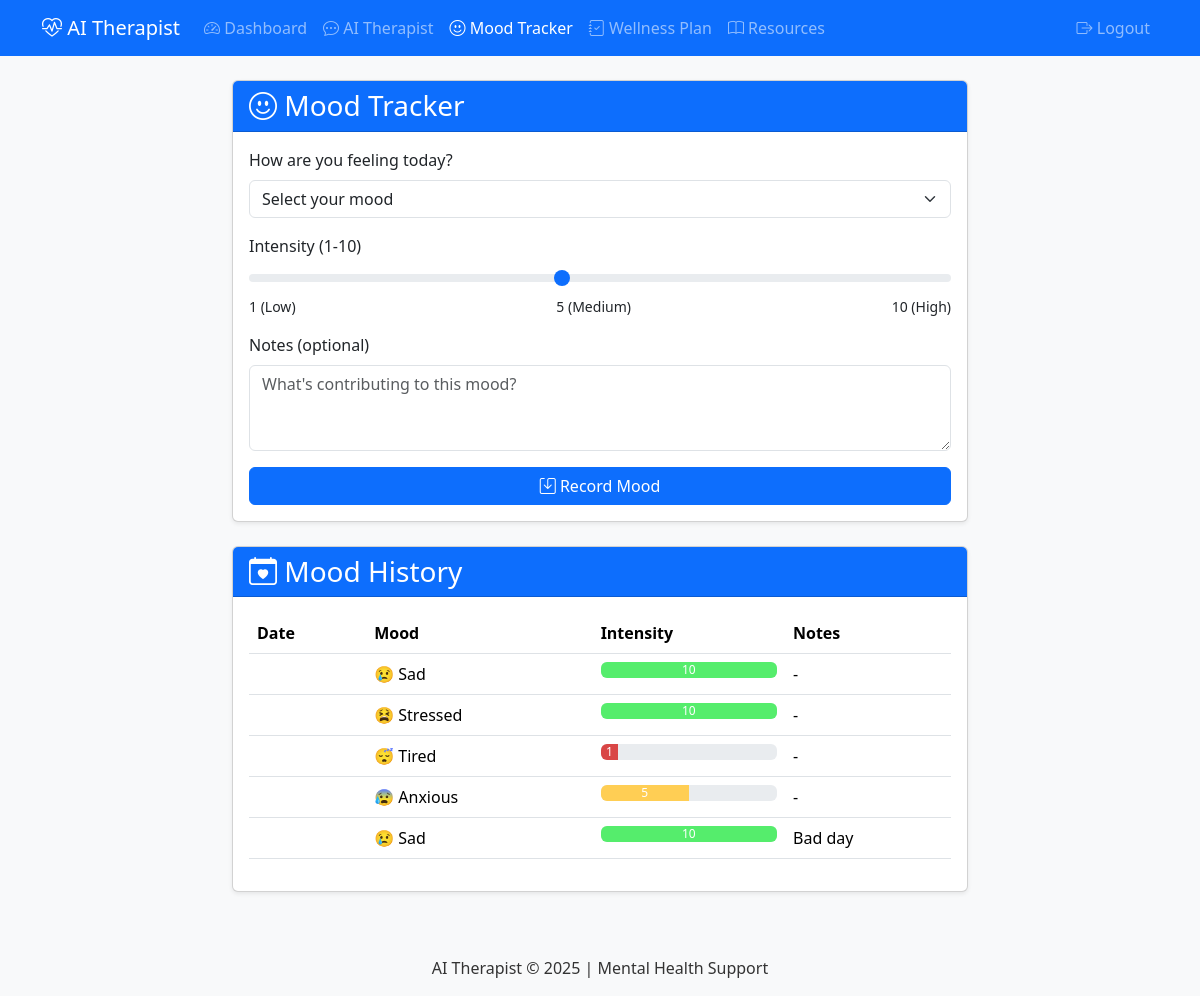
The page /moodtracker (signed in) on the database its author committed.
### tables this page shows
CREATE TABLE moods (
                id INTEGER PRIMARY KEY AUTOINCREMENT,
                user_id INTEGER NOT NULL,
                mood TEXT NOT NULL,
                description TEXT,
                intensity INTEGER DEFAULT 5,
                created_at TIMESTAMP DEFAULT CURRENT_TIMESTAMP,
                FOREIGN KEY (user_id) REFERENCES users (id)
            );

### project.py (the view, shortened to what this page needs)
@app.route('/moodtracker', methods=['GET', 'POST'])
def moodtracker():
    if 'user_id' not in session:
        return redirect(url_for('login'))
    conn = get_db_connection()
    mood_history = conn.execute(
        'SELECT * FROM moods WHERE user_id = ? ORDER BY created_at DESC',
        (session['user_id'],)
    ).fetchall()
    conn.close()
    return render_template('moodtracker.html', mood_history=mood_history)

### project.py (called while the page is built)
def get_db_connection():
    conn = sqlite3.connect('database.db')
    conn.row_factory = sqlite3.Row  # So we can access columns by name in the templates
    return conn

### templates/moodtracker.html (shortened to what this page needs)
{% extends "base.html" %}
{% block content %}
<div class="row">
    <div class="col-md-8 mx-auto">
        <div class="card shadow-sm mb-4">
            <div class="card-header bg-primary text-white">
                <h3 class="mb-0"><i class="bi bi-emoji-smile"></i> Mood Tracker</h3>
            </div>
            <div class="card-body">
                <form method="POST">
                    <div class="mb-3">
                        <label for="mood" class="form-label">How are you feeling today?</label>
                        <select class="form-select" id="mood" name="mood" required>
                            <option value="" selected disabled>Select your mood</option>
                        </select>
                    </div>
                    <div class="mb-3">
                        <label for="intensity" class="form-label">Intensity (1-10)</label>
                        <input type="range" class="form-range" min="1" max="10" id="intensity" name="intensity" value="5">
                        <div class="d-flex justify-content-between">
                            <small>1 (Low)</small>
                            <small>5 (Medium)</small>
                            <small>10 (High)</small>
                        </div>
                    </div>
                    <div class="mb-3">
                        <label for="description" class="form-label">Notes (optional)</label>
                        <textarea class="form-control" id="description" name="description" rows="3" placeholder="What's contributing to this mood?"></textarea>
                    </div>
                    <button type="submit" class="btn btn-primary w-100">
                        <i class="bi bi-save"></i> Record Mood
                    </button>
                </form>
            </div>
        </div>
        <div class="card shadow-sm">
            <div class="card-header bg-primary text-white">
                <h3 class="mb-0"><i class="bi bi-calendar-heart"></i> Mood History</h3>
            </div>
            <div class="card-body">
                {% if mood_history %}
                    <div class="table-responsive">
                        <table class="table">
                            <thead>
                                <tr>
                                    <th>Date</th>
                                    <th>Mood</th>
                                    <th>Intensity</th>
                                    <th>Notes</th>
                                </tr>
                            </thead>
<tbody>
    {% for entry in mood_history %}
    <tr>
        <td>{{ entry.timestamp }}</td>
        <td>
            {% if entry.mood == 'Happy' %}😊
            {% elif entry.mood == 'Sad' %}😢
            {% elif entry.mood == 'Angry' %}😠
            {% elif entry.mood == 'Anxious' %}😰
            {% elif entry.mood == 'Stressed' %}😫
            {% elif entry.mood == 'Calm' %}😌
            {% elif entry.mood == 'Excited' %}🤩
            {% elif entry.mood == 'Tired' %}😴
            {% else %}😐{% endif %}
            {{ entry.mood }}
        </td>
        <td>
            <div class="progress">
                <div class="progress-bar
                    {% if entry.intensity <= 3 %}bg-success
                    {% elif entry.intensity <= 7 %}bg-warning
                    {% else %}bg-danger
                    {% endif %}"
                    role="progressbar"
                    style="width: {{ entry.intensity * 10 }}%"
                    aria-valuenow="{{ entry.intensity }}"
                    aria-valuemin="1"
                    aria-valuemax="10">
                    {{ entry.intensity }}
                </div>
            </div>
        </td>
        <td>{{ entry.description or '-' }}</td>
    </tr>
    {% endfor %}
</tbody>
                        </table>
                    </div>
                {% else %}
                    <div class="text-center py-4 text-muted">
                        <i class="bi bi-emoji-frown display-4"></i>
                        <p class="mt-3">No mood entries yet. Record your first mood above!</p>
                    </div>
                {% endif %}
            </div>
        </div>
    </div>
</div>
{% endblock %}

### static/styles.css (style rules this page uses)
:root { --primary: #4a89dc; --primary-dark: #3a70c2; --secondary: #a0d468; --danger: #ed5565; --warning: #ffce54; --info: #5d9cec; --light: #f5f7fa; --dark: #434a54; }
body { font-family: 'Segoe UI', Tahoma, Geneva, Verdana, sans-serif; background-color: #f8f9fa; color: #333; min-height: 100vh; display: flex; flex-direction: column; }
.progress-bar.bg-success { background-color: #d94646 !important; }
.progress-bar.bg-warning { background-color: #ffce54 !important; }
.progress-bar.bg-danger { background-color: #55ed6c !important; }
.card { transition: transform 0.3s, box-shadow 0.3s; }

### rows shown on the page
moods: mood "Sad", intensity "10", description "-"
moods: mood "Stressed", intensity "10", description "-"
moods: mood "Tired", intensity "1", description "-"
moods: mood "Anxious", intensity "5", description "-"
moods: mood "Sad", intensity "10", description "Bad day"
